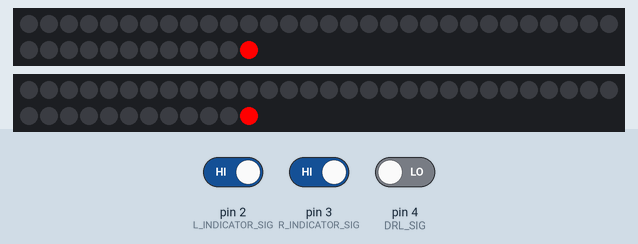
This sketch was run on a simulated Arduino Uno, built with avr-gcc and run on an emulated ATmega328P. On the bench: 2 × 42 RGB LEDs in strip order, left to right, continuing on the next row. The inputs (shaded band) are chosen by the test bench; at power-on: pin 2 (L_INDICATOR_SIG) HIGH, pin 3 (R_INDICATOR_SIG) HIGH, pin 4 (DRL_SIG) LOW.

Above: at 1.8 s.
1.9 s: pin 2 (L_INDICATOR_SIG) driven LOW
At 2.27 s:
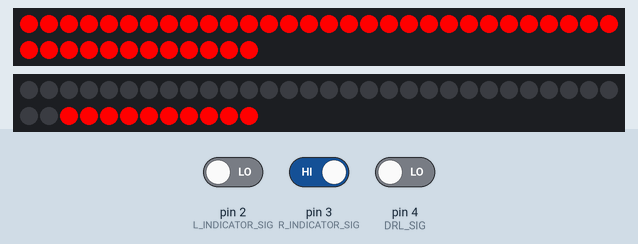
4.5 s: pin 3 (R_INDICATOR_SIG) driven LOW
At 5.2 s:
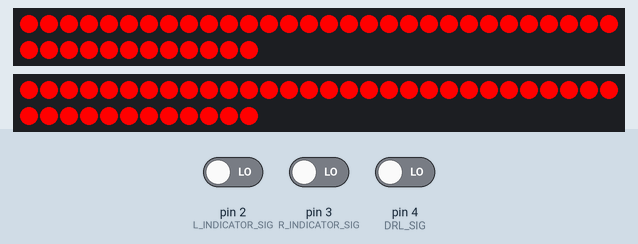
6.0 s: pin 2 (L_INDICATOR_SIG) driven HIGH
At 6.15 s:
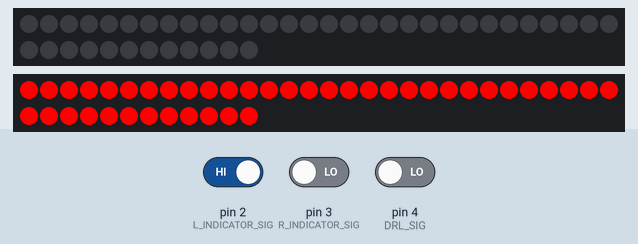
8.4 s: pin 3 (R_INDICATOR_SIG) driven HIGH
At 8.92 s:
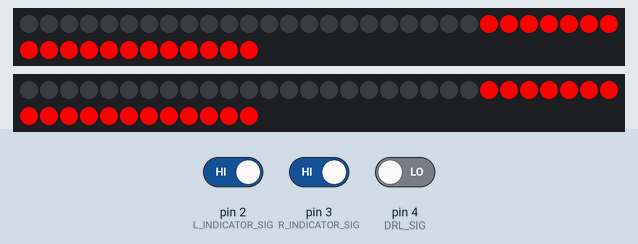
10.2 s: pin 2 (L_INDICATOR_SIG) driven LOW
At 10.74 s:
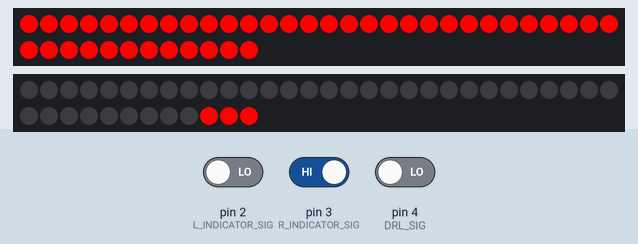
Timing chart, 0 to 13.0 s (numbered marks = the images above; inputs shaded):
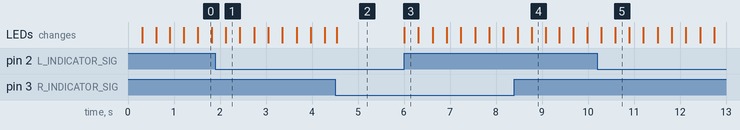

Measured:
- after the input at 1.9 s, the LEDs: change after 0.22 s (image 1)
- after the input at 4.5 s, the LEDs: change at once (image 2)
- after the input at 6.0 s, the LEDs: change at once (image 3)
- after the input at 8.4 s, the LEDs: first differ from a run without the input after 0.37 s (image 4)
- after the input at 10.2 s, the LEDs: first differ from a run without the input after 0.39 s (image 5)

The sketch:

FC3_project_Beta_V1.0.ino
```cpp
/*
  Name:    FC3_project_Alpha_V1.0
  Created: 11/15/2023
  Author:  James Sears

  Code and schematic demonstrating how to interface an Arduino with 12V signals
  from a vehicle.
*/

#include <Adafruit_NeoPixel.h>


                                                                   // Vehicle connection signals
#define R_INDICATOR_SIG 3
#define L_INDICATOR_SIG 2
#define DRL_SIG 4

                                                                   // Connections to the LED strips
#define L_INDICATOR_LED_PIN 6
#define R_INDICATOR_LED_PIN 5


                                                                   // Number of pixels
#define NUMPIXELS 42


                                                                   // pixel set up
Adafruit_NeoPixel pixels_L = Adafruit_NeoPixel(NUMPIXELS, L_INDICATOR_LED_PIN, NEO_GRB + NEO_KHZ800);
Adafruit_NeoPixel pixels_R = Adafruit_NeoPixel(NUMPIXELS, R_INDICATOR_LED_PIN, NEO_GRB + NEO_KHZ800);


void setup()
{
  pixels_L.begin();                                                 //begin the left led strip for use
  pixels_R.begin();                                                 // begin the right led strip for use

  pinMode(R_INDICATOR_SIG, INPUT);                                  //right indicator +5v from car as a signal
  pinMode(L_INDICATOR_SIG, INPUT);                                  //left indicator +5v from car as a signal
  pinMode(DRL_SIG, INPUT);                                          // day time running lights signal from car +5v

  pinMode(L_INDICATOR_LED_PIN, OUTPUT);                             //left led output
  pinMode(R_INDICATOR_LED_PIN, OUTPUT);                             //right led output
}

void loop()
{
                                                                    //read the indicator signal and save it as a bool each time the loop cycles so that it can get the status of the light each time.
  bool L_input = digitalRead(L_INDICATOR_SIG);
  bool R_input = digitalRead(R_INDICATOR_SIG);
  bool Static = digitalRead(DRL_SIG);


  // ######################Indicators loop###############
          pixels_R.clear();                                         //Clear lights so that the loop runs soomthly
          pixels_L.clear();                                         //

  // ######################right signal##################
  if (!L_input && R_input) {                                        //if the right signal is high and the left signal is low and the static signal is high this loop will be activated
          pixels_L.fill(pixels_L.Color(255, 0, 0) , 0 , NUMPIXELS); //fill all pixels with red instantly

           for (int i = NUMPIXELS; i >= 0; i--)                     //i gets the number of pixels and will stay in the loop as long as i is greater than or equal to the value of pixles and will keep decrementing i each instance
              {
               pixels_R.setPixelColor(i, pixels_R.Color(255, 0, 0));//set one pixel to red based on what i is
               pixels_R.show();                                     //update strip
               delay(10);                                           //delay 10 ms for smoothness
              }
  }
  //######################left signal####################
  else if (!R_input && L_input) {                                   //if the left signal is high and the right signal is low and the static signal is high this loop will be activated
          pixels_R.fill(pixels_R.Color(255, 0, 0) , 0 , NUMPIXELS); //fill all pixels with red instantly

          for (int i = NUMPIXELS; i >= 0; i--)                      //i gets the number of pixels and will stay in the loop as long as i is greater than or equal to the value of pixles and will keep decrementing i each instance
            {
            pixels_L.setPixelColor(i, pixels_L.Color(255, 0, 0));   //set one pixel to red based on what i is
            pixels_L.show();                                        //update strip
            delay(10);                                              //delay 10 ms for smoothness
            }
  }
 //#########################Hazards######################
 else if (L_input && R_input) {                                      //if the left signal is high and the right signal is high and the static signal is high this loop will be activated
          for (int i = NUMPIXELS; i >= 0; i--)                       //i gets the number of pixels and will stay in the loop as long as i is greater than or equal to the value of pixles and will keep decrementing i each instance
              {
              pixels_R.setPixelColor(i, pixels_R.Color(255, 0, 0));  //set one pixel to red based on what i is
              pixels_L.setPixelColor(i, pixels_L.Color(255, 0, 0));  //set one pixel to red based on what i is
              pixels_R.show();                                       //update strip
              pixels_L.show();                                       //update strip
              delay(8);                                              //8ms delay for smoothness
              }
  }
//############################DRL#######################
  else {                                                              //if any other state is reached, this part will run

           pixels_R.fill(pixels_R.Color(255, 0, 0) , 0 , NUMPIXELS);  //fill all pixels with red instantly
           pixels_L.fill(pixels_L.Color(255, 0, 0) , 0 , NUMPIXELS);  //fill all pixels with red instantly
           pixels_L.show();                                           //update left pixels
           pixels_R.show();                                           //update right pixels
  }
}                                                                     //end of voidloop()
```
